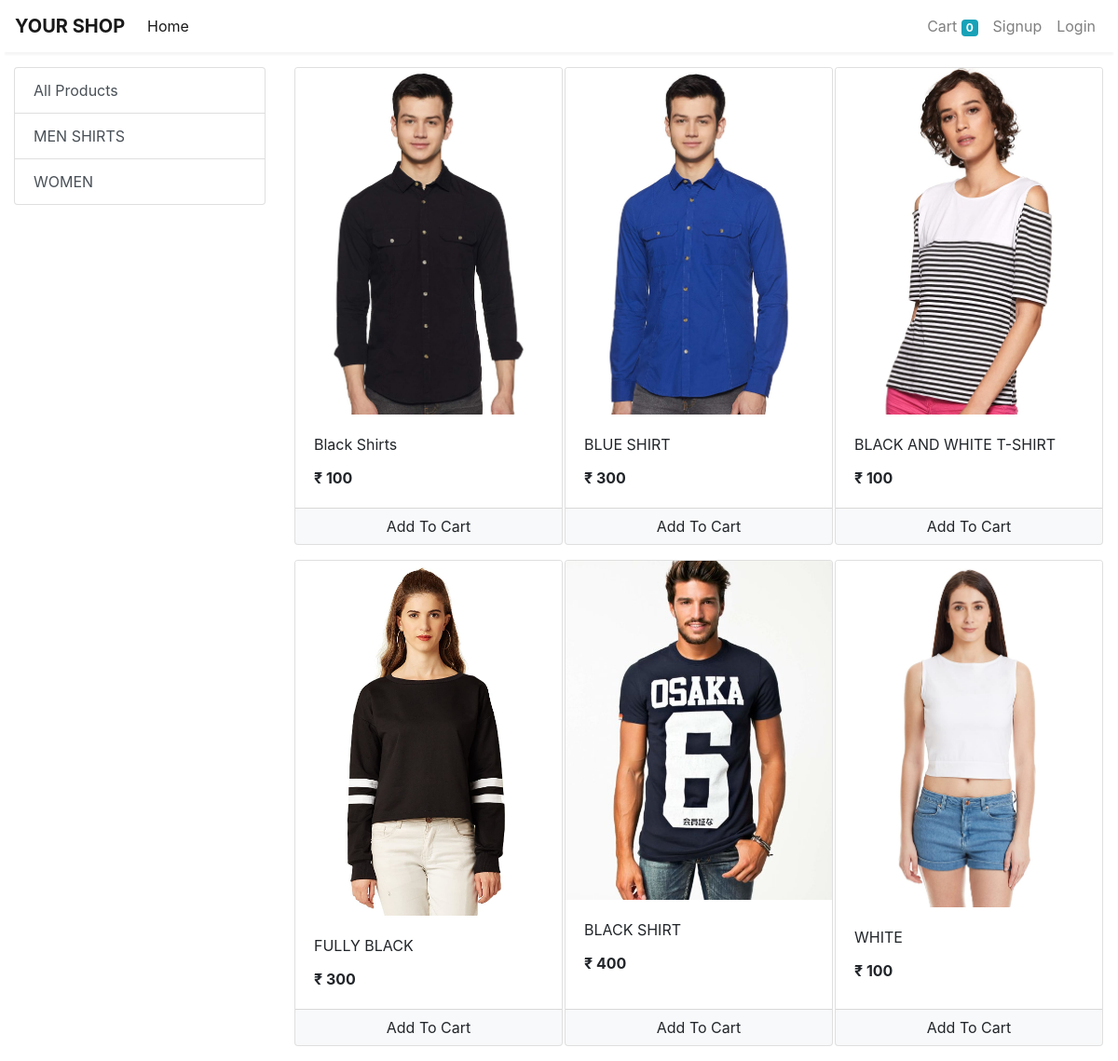
/store/, run on the app's committed database.
### Ecommerce_app/models/category.py (models this page shows, shortened)
class Category(models.Model):
    name = models.CharField(max_length=20)
    @staticmethod
    def get_all_categories():
        return Category.objects.all()

### Ecommerce_app/models/product.py (models this page shows, shortened)
class Product(models.Model):
    name = models.CharField(max_length=50)
    price = models.IntegerField(default=0)
    category = models.ForeignKey(Category, on_delete=models.CASCADE, default=1)
    description = models.CharField(max_length=200, default='' , null=True , blank=True)
    image = models.ImageField(upload_to='uploads/products/')
    @staticmethod
    def get_all_products():
        return Product.objects.all()

### Ecommerce_app/views/home.py (the view)
# urls.py: path('store/', store , name='store'),
def store(request):
    cart = request.session.get('cart')
    if not cart:
        request.session['cart'] = {}
    products = None
    categories = Category.get_all_categories()
    categoryID = request.GET.get('category')
    if categoryID:
        products = Product.get_all_products_by_categoryid(categoryID)
    else:
        products = Product.get_all_products();
    data = {}
    data['products'] = products
    data['categories'] = categories
    print('you are : ', request.session.get('email'))
    return render(request, 'index.html', data)

### Ecommerce_app/templatetags/cart.py (called while the page is built)
@register.filter(name='is_in_cart')
def is_in_cart(product  , cart):
    keys = cart.keys()
    for id in keys:
        if int(id) == product.id:
            return True
    return False;

### Ecommerce_app/templatetags/coustm_filter.py (called while the page is built)
@register.filter(name='currency')
def currency(number):
    return "₹ "+str(number)

### Ecommerce_app/templates/index.html (shortened to what this page needs)
{% extends 'base.html' %}
{% block content %}
{% load cart %}
{% load coustm_filter %}
<div class="container-fluid mt-3">
	<div class="row">
		<div class="col-lg-3 mx-auto">
			<div class="list-group">
				<a href="/" class="list-group-item list-group-item-action">All Products</a>
				{% for category in categories %}
				<a href="/?category={{category.id}}"
					class="list-group-item list-group-item-action">{{category.name}}</a>
				{% endfor %}
			</div>
		</div>
		<div id='products' class="col-lg-9 mx-auto">
			<div class="row mx-auto">
				{% for product in products %}
				<div class="card mx-auto mb-3" id={{product.id}} style="width: 18rem;">
					<img class="card-img-top" src="{{product.image.url}}" alt="Card image cap">
					<div class="card-body">
						<p class="card-title">{{product.name}}</p>
						<p class="card-text"><b>{{product.price|currency}}</b></p>
					</div>
					<div class="card-footer p-0 no-gutters">
						{% if product|is_in_cart:request.session.cart %}
						<div class="row no-gutters">
							<form action="/#{{product.id}}" class="col-2 " method="post">
								{% csrf_token %}
								<input hidden type="text" name='product' value='{{product.id}}'>
								<input hidden type="text" name='remove' value='True'>
								<input type="submit" value=" - " class="btn btn-block btn-light border-right">
							</form>
							<div class="text-center col">{{product|cart_quantity:request.session.cart}} in Cart</div>
							<form action="/#{{product.id}}" class="col-2 " method="post">
								{% csrf_token %}
								<input hidden type="text" name='product' value='{{product.id}}'>
								<input type="submit" value=" + " class="btn btn-block btn-light border-left">
							</form>
						</div>
						{% else %}
						<form action="/#{{product.id}}" method="POST" class="btn-block">
							<input type="submit" class="float-right btn btn-light  form-control"
								value="Add To Cart">
						</form>
						{% endif %}
					</div>
				</div>
				{% endfor %}
			</div>
		</div>
	</div>
</div>
{% endblock %}

### Ecommerce_app/templates/base.html (shortened to what this page needs)
<!doctype html>
<html lang="en">
<head>
  <link rel="stylesheet" href="https://maxcdn.bootstrapcdn.com/bootstrap/4.0.0/css/bootstrap.min.css"
>
</head>
<body>
  <nav class="one-edge-shadow
  sticky-top navbar
  navbar-expand-lg
   navbar-light bg-white">
    <a class="navbar-brand" href="/"> <B>YOUR SHOP</B>  </a>
    <div class="collapse navbar-collapse" id="navbarSupportedContent">
      <ul class="navbar-nav mr-auto">
        <li class="nav-item active">
          <a class="nav-link" href="/store">Home<span class="sr-only">(current)</span></a>
        </li>
      </ul>
      <ul class=" navbar-nav my-2 my-lg-0">
        <li class="nav-item ">
          <a class="nav-link" href="/cart">Cart
            <span class="badge badge-info">{{request.session.cart.keys|length}}</span>
            <span class="sr-only">(current)</span></a>
        </li>
        {% if request.session.customer %}
        <li class="nav-item ">
          <a class="nav-link" href="/orders">Orders<span class="sr-only">(current)</span></a>
        </li>
        <li class="nav-item ">
          <a class="nav-link" href="/logout">Logout<span class="sr-only">(current)</span></a>
        </li>
        {% else %}
        <li class="nav-item ">
          <a class="nav-link" href="/signup">Signup<span class="sr-only">(current)</span></a>
        </li>
        <li class="nav-item ">
          <a class="nav-link" href="/login">Login<span class="sr-only">(current)</span></a>
        </li>
        {% endif %}
      </ul>
    </div>
  </nav>
    {% block content %}{% endblock %}
</body>
</html>

### Ecommerce_app/templates/base.html (style rules this page uses)
nav { background-color: white; }
.one-edge-shadow { box-shadow: 0 8px 2px -5px rgb(246, 245, 245); }

### data on the page
Category: name "MEN SHIRTS"
Category: name "WOMEN"
Product: {{ product.id }} 1 (drawn), image (picture), name "Black Shirts", price "₹ 100"
Product: image (picture), name "BLUE SHIRT", price "₹ 300"
Product: image (picture), name "BLACK AND WHITE T-SHIRT", price "₹ 100"
Product: image (picture), name "FULLY BLACK", price "₹ 300"
Product: image (picture), name "BLACK SHIRT", price "₹ 400"
Product: image (picture), name "WHITE", price "₹ 100"

### other printed values
{{ request.session.cart.keys|length }} "0"
